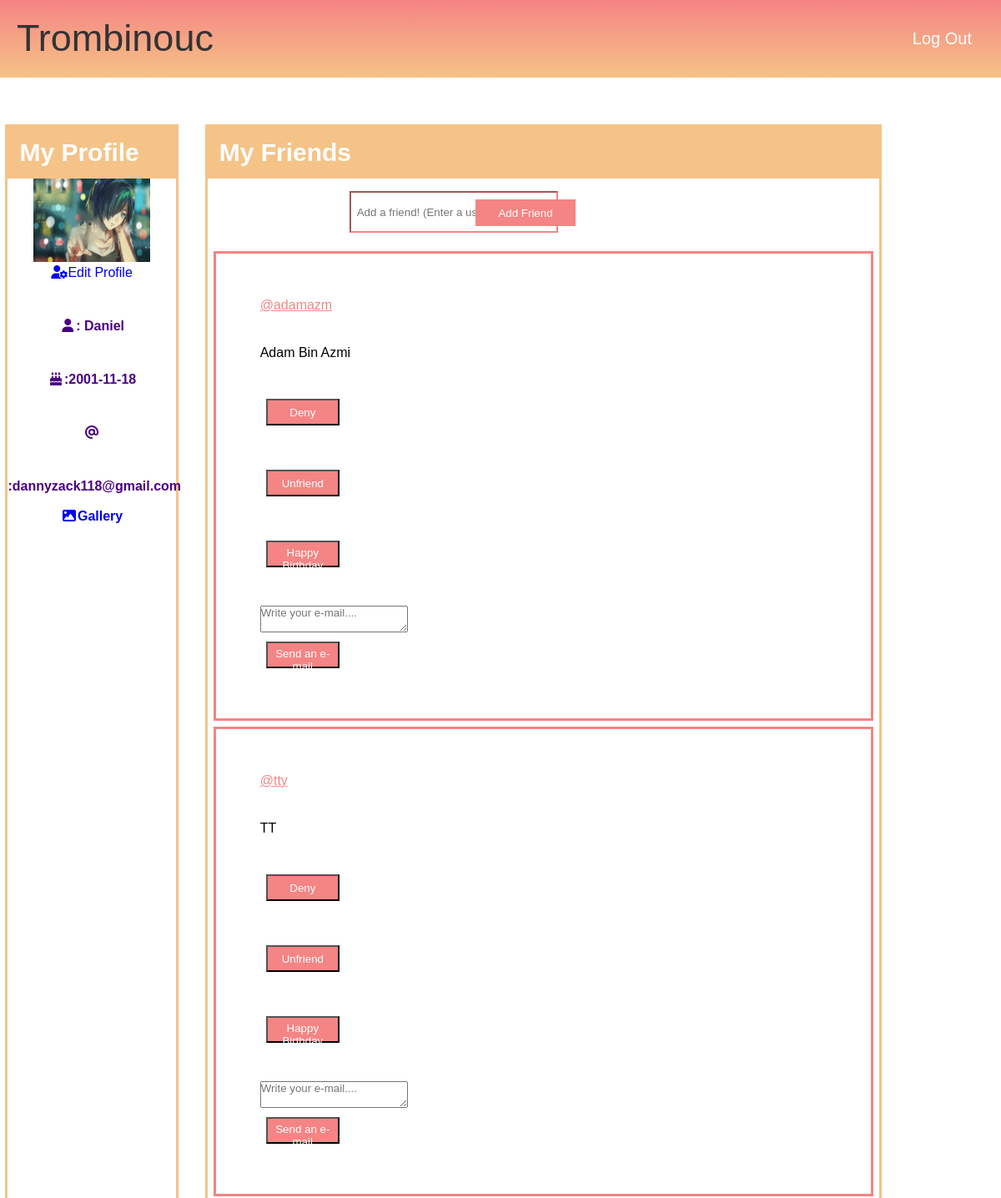
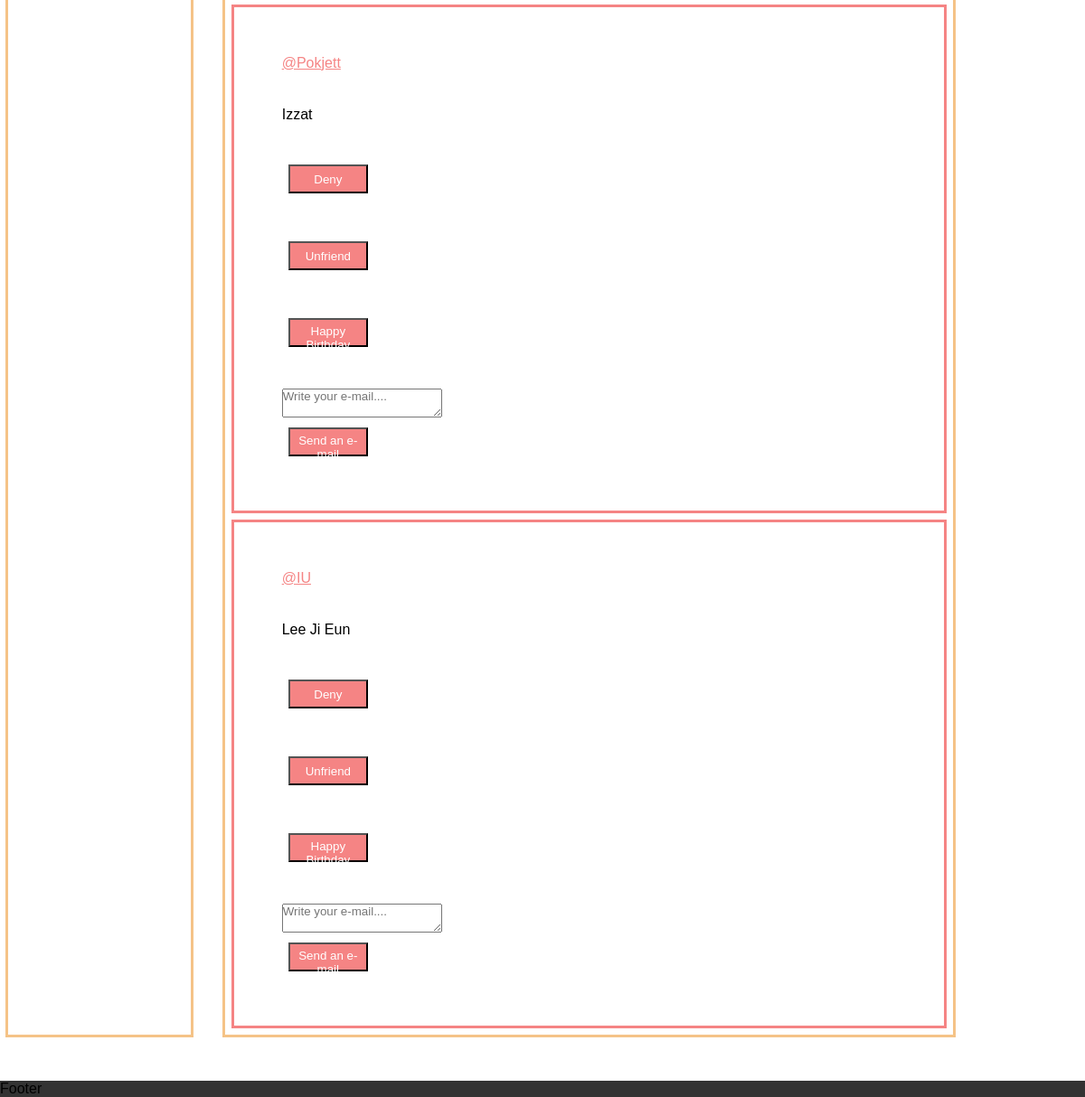
The page /friends.php (signed in) on the database its author committed (2 pictures, top to bottom).
### tables this page shows
CREATE TABLE `SINSCRIRE` (
  `id` int(254) NOT NULL,
  `Name` varchar(50) NOT NULL,
  `Username` varchar(50) NOT NULL,
  `Birthdate` date NOT NULL,
  `Password` varchar(200) NOT NULL,
  `Email` varchar(50) NOT NULL,
  `img` varchar(250) DEFAULT NULL
);

### friends.php (the view, shortened to what this page needs)
<!DOCTYPE HTML>
<html>
	<head>
		<link rel="stylesheet" href="style-1.css" />
	</head>
	<body class="wrapper">
		<nav class="nav">
			<a href="acceuil.php">Trombinouc</a>
			<a href="logout.php">Log Out</a>
		</nav>
		<?php
			echo "<section class='sidebar'>";
			echo "<h2>My Profile</h2>";
			echo		"<div class='picture'>";
			if(empty($_SESSION['img'])){
				echo "<img alt='Profil' src='unknown.jpg'
					width='140' height='100'>";
					echo "</br>";
				}
			else{
					echo "<img alt='Profil' src='./includes/Gallery/{$_SESSION['img']}'
					width='140' height='100'>";
				}
				echo "<a href='settings.php'><i class='fas fa-user-cog' ></i>Edit Profile</a>";
			echo		"</div>";
			if(isset($_SESSION['name'])){
				echo "<h4><i class='fas fa-user'></i>: ".$_SESSION['name']."</h4>";
				echo "<h4><i class='fas fa-birthday-cake'></i>:" .$_SESSION['date']."</h4>";
				echo "<h4><i class='fas fa-at'></i>:".$_SESSION['email']."</h4>";
			}
				echo "<h4><a href='./includes/Gallery/index_img.php'><i class='fas fa-image'></i>Gallery</a></h4>";
		echo "</section>";
		?>
		<section class="main">
			<h2>My Friends</h2>
			<div class="searchBar">
<?php
				echo "<form method='POST' action='includes/friends-inc.php'>";
					echo "<input type='text' name='username' placeholder='Add a friend! (Enter a username)'>";
					echo "<button type='submit' name='submit'>Add Friend</button>";
				echo "</form>";
			echo "</div>";
				$Uid=$_SESSION['id'];
				include("base.php");
				$sql = "SELECT Name,id,Username FROM SINSCRIRE INNER JOIN FRIENDS ON id=friendUid WHERE Uid='{$Uid}' ";
				$req = $bd->prepare($sql);
				$req->execute();
				$lesEnreg = $req->fetchall();
				foreach($lesEnreg as $i){
					echo "<section class='box-1'>";
					echo "<div class='pinkTxt'>@$i[Username]</div>";
					echo "<div>$i[Name]</div>";
					$people=trim($_SESSION['name']);
					$admin="Daniel";
					$sql_h = "SELECT * FROM ACCESS INNER JOIN FRIENDS ON friendId=accessFriend INNER JOIN SINSCRIRE ON id=friendUid WHERE id='{$i[id]}' ";
					$req_h = $bd->prepare($sql_h);
					$req_h->execute();
					$lesEnreg_h = $req_h->fetchall();
					if($people==$admin){
					if(empty($lesEnreg_h)){
						echo "<div>";
						echo "<form method='POST' action='includes/friends-inc.php'>";
						echo "<button type='submit' name='giveAccess' value='{$i[id]}'>Permit</button>";
						echo "</form></div>";
					}
					else{
						echo "<div>";
						echo "<form method='POST' action='includes/friends-inc.php'>";
						echo "<button type='submit' name='denyAccess' value='{$i[id]}'>Deny</button>";
						echo "</form>";
						echo "</div>";
					}
	}
					echo "<div>";
					echo "<form method='POST' action='includes/friends-inc.php'>";
					echo "<button type='submit' name='unfriend' value='{$i[id]}'>Unfriend</button>";
					echo "</form>";
					echo "</div>";
					echo "<div>";
					echo "<form method='POST' action='includes/friends-inc.php'>";
					echo "<button type='submit' name='birth' value='{$i[id]}'>Happy Birthday</button>";
					echo "</form>";
					echo "</div>";
					echo "<div>";
					echo "<form method='POST' action='includes/friends-inc.php'>";
					echo "<textarea name='email' placeholder='Write your e-mail....' required></textarea><br>";
					echo "<button type='submit' name='mail' value='{$i[id]}'>Send an e-mail</button>";
					echo "</form>";
					echo "</div>";
					echo "</section>";
			}
			?>
		</section>
		<footer class="footer">Footer</footer>
	</body>
</html>

### style-1.css (style rules this page uses)
* { margin: 0; padding: 0; font-family: Georgia, Verdana, sans-serif; }
a:link { text-decoration: none; }
.wrapper { display: grid; height: 100vh; grid-template-columns: 0.5fr 2.5fr; grid-template-rows: 0.4fr 3fr 0.8fr; grid-template-areas: "nav nav" "sidebar main" "footer footer"; grid-gap: 2rem; }
.nav { grid-area: nav; background: linear-gradient(180deg, #f58484, #f5c387); color: white; margin-bottom: 2%; }
.main { grid-area: main; }
.footer { grid-area: footer; }
.nav a:nth-child(1) { color: white; float: left; font-size: 45px; padding: 20px; }
.nav a:nth-child(2) { color: white; float: right; font-size: 20px; padding: 35px; text-align: center; }
.main { border-style: solid; border-color: #f5c387; margin-right: 15%; margin-bottom: 1rem; }
.main input[type=text] { margin-left: 25%; width: 40%; height: 2rem; border-color: #f58484; padding: 5px; }
.sidebar { border-style: solid; border-color: #f5c387; margin-left: 3%; margin-bottom: 1rem; }
.sidebar h4 { text-align: center; color : #4B0082; }
.picture { text-align: center; }
.footer { background-color: #333; margin: 0; }
.main h2 { color: white; font-size: 30px; padding: 14px; background-color: #f5c387; }
.searchBar { padding: 15px; }
.searchBar input[type=text] { margin-left: 20%; width: 30%; height: 2rem; border-color: #f58484; padding: 7px; }
.searchBar button[type=submit] { width: 10%; height: 2rem; color: white; background-color: #f58484; border: none; float: right; position :absolute; right:500px; margin:10px; padding:7px; }
.pinkTxt { color: #f58484; text-decoration: underline #f58484; }
.box-1 { padding: 30px; border-style: solid; border-color: #f58484; margin: 7px; position: relative; }
.box-1 div { padding: 16px; margin: 7px; }
.box-1 button[type=submit] { width: 13%; height: 2rem; color: white; background-color: #f58484; padding: 5px; margin: 7px; }
.sidebar h2 { color: white; font-size: 30px; padding: 14px; background-color: #f5c387; }
i { width: 10%; height: 4rem; }

### rows shown on the page
sinscrire: Username "adamazm", Name "Adam Bin Azmi", $i[id] 10 (drawn)
sinscrire: Username "tty", Name "TT", $i[id] 19 (drawn)
sinscrire: Username "Pokjett", Name "Izzat", $i[id] 26 (drawn)
sinscrire: Username "IU", Name "Lee Ji Eun", $i[id] 30 (drawn)

### other values the page prints
$_SESSION['name'] "Daniel"
$_SESSION['date'] "2001-11-18"
$_SESSION['email'] "dannyzack118@gmail.com"
